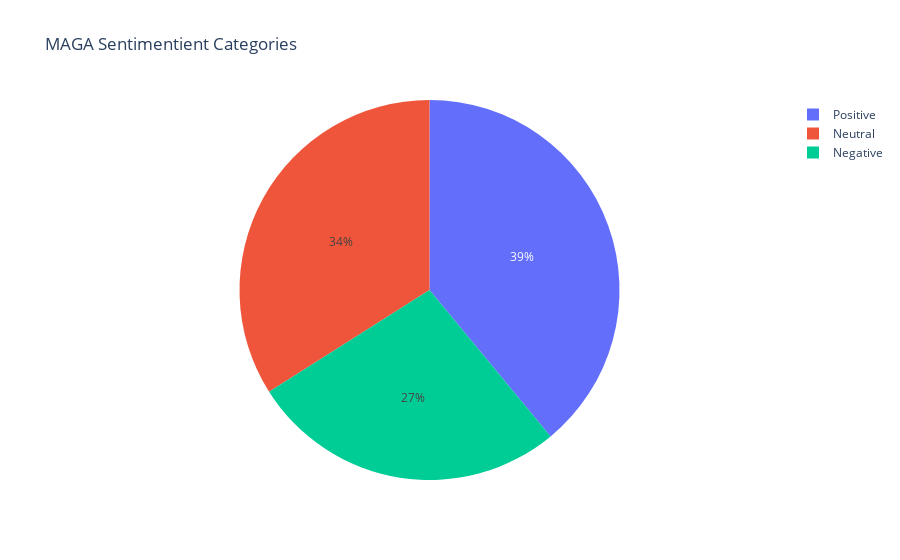

The notebook cell this image was saved under:
### Code cell
df_pie_maga = df[df['hashtag'] == '#maga']

pos_num_maga = df_pie_maga[df_pie_maga['sentiment_category'] == 'positive']['sentiment_score'].count().astype(str)
neg_num_maga = df_pie_maga[df_pie_maga['sentiment_category'] == 'negative']['sentiment_score'].count().astype(str)
neu_num_maga = df_pie_maga[df_pie_maga['sentiment_category'] == 'neutral']['sentiment_score'].count().astype(str)

scores = [pos_num_maga, neg_num_maga, neu_num_maga]
print(scores)
fig = px.pie(df_pie_maga, values=[pos_num_maga, neg_num_maga, neu_num_maga], names= ['Positive', 'Negative', 'Neutral'], title='MAGA Sentimentient Categories')
fig.show()

### Figure 1 — Plotly figure (JSON) as saved in the notebook; plotly's stock layout.template omitted (floating-point values rounded to 4 significant figures)
{"data": [{"domain": {"x": [0, 1], "y": [0, 1]}, "hovertemplate": "label=%{label}<br>value=%{value}<extra></extra>", "labels": ["Positive", "Negative", "Neutral"], "legendgroup": "", "name": "", "showlegend": true, "type": "pie", "values": ["39", "27", "34"]}], "layout": {"legend": {"tracegroupgap": 0}, "title": {"text": "MAGA Sentimentient Categories"}}}
